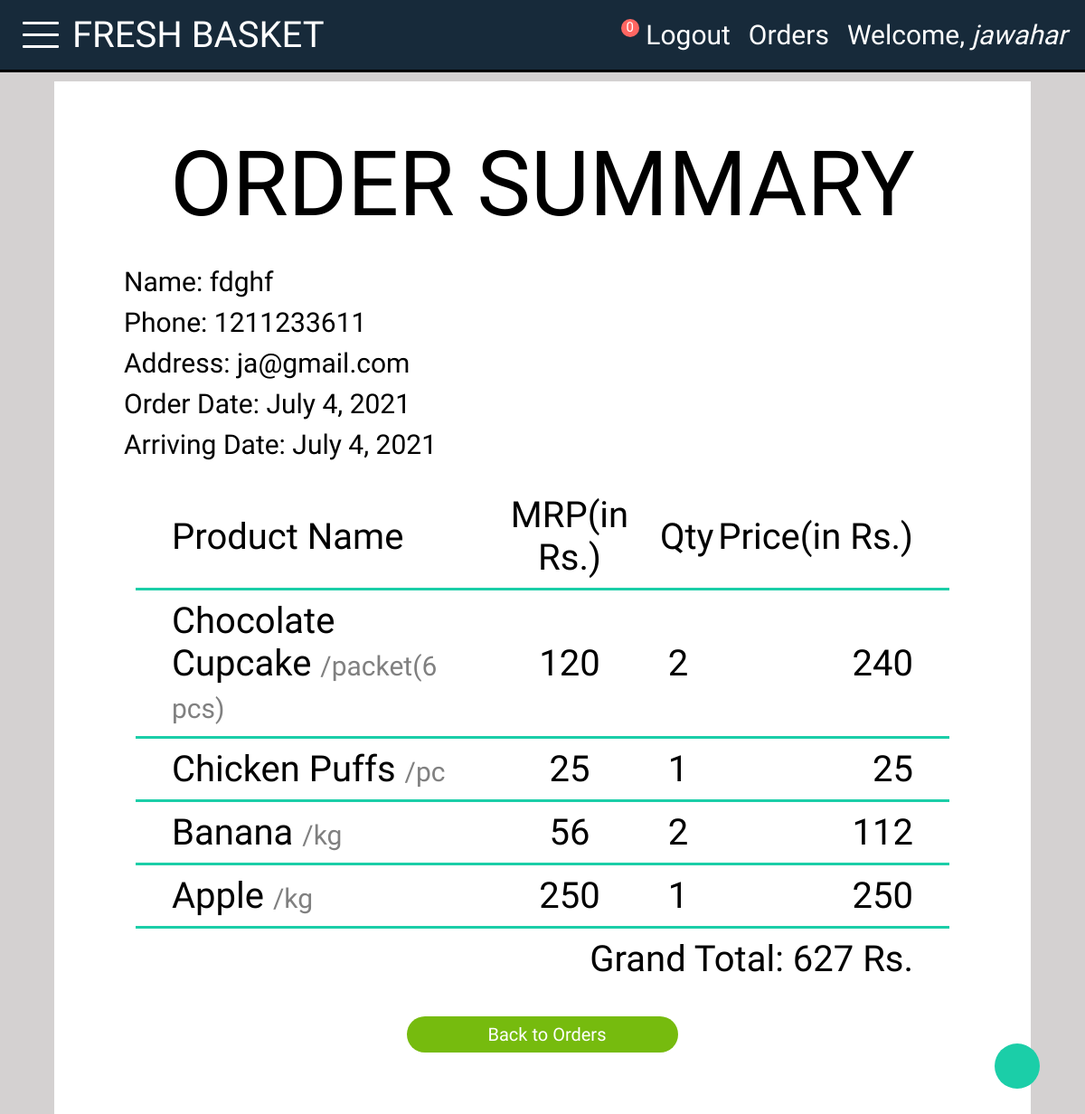
The app's page /basket_app/ordered/3/ (signed in) with its own data.
### basket_app/models.py (models this page shows, shortened)
class Order(models.Model):
    customer= models.ForeignKey("auth.user", on_delete=models.CASCADE, null=True)
    receiver= models.ForeignKey("Receiver",on_delete=models.CASCADE,null=True)
    order_date= models.DateField(null=True)
    arrival_date= models.DateField(null=True)

class Receiver(models.Model):
    recname= models.CharField(max_length=50,blank=True,null=False)
    address= models.CharField(max_length=256,blank=True,null=False)
    phone= models.CharField(max_length=10,blank=True,null=False)

class OrderItem(models.Model):
    order= models.ForeignKey("Order", on_delete=models.CASCADE, null=True)
    product= models.ForeignKey("Product", on_delete=models.CASCADE, null=True)
    qty= models.PositiveIntegerField(default=1)
    def finalprice(self):
        return self.product.price*self.qty

class Product(models.Model):
    pname= models.CharField(max_length=256)
    category= models.ForeignKey("Category",on_delete=models.CASCADE)
    ppic= models.ImageField(upload_to="product_images",null=True)
    price= models.PositiveIntegerField()
    amount= models.CharField(max_length=20)

### basket_app/views.py (the view)
# urls.py: path('ordered/<int:pk>/',views.OrderSummary.as_view(), name='orderdetail'),
class OrderSummary(DetailView):
    template_name= 'ordered.html'
    model= Order
    context_object_name= "orderr"
    def get_context_data(self,**kwargs):
        context= super().get_context_data(**kwargs)
        context["cat"]= Category.objects.all
        context["count"]= Cart.objects.filter(customer= self.request.user).count()
        if Order.objects.filter(customer= self.request.user).count()==0:
            context["check"]=True
        else:
            order= Order.objects.filter(customer= self.request.user)
            for x in order:
                item= OrderItem.objects.filter(order= x)
                context["items"]= item
                total= 0
            for c in item:
                total= total + c.finalprice()
            context["total"]= total
        return context

### templates/ordered.html (shortened to what this page needs)
{% extends 'base.html' %}
{% block base %}
{% load static %}
<div class="container target">
    <h1 class="heading">ORDER SUMMARY</h1>
    <div class="ordered-info">
        <h1 class="order"><span class="field">Name:</span> {{orderr.receiver.recname}}</h1>
        <h1 class="order"><span class="field">Phone:</span> {{orderr.receiver.phone}}</h1>
        <h1 class="order"><span class="field">Address:</span> {{orderr.receiver.address}}</h1>
        <h1 class="order"><span class="field">Order Date:</span> {{orderr.order_date}}</h1>
        <h1 class="order"><span class="field">Arriving Date:</span> {{orderr.order_date}}</h1>
    </div>
    <div class="ordered-item">
        <div class="column-names">
            <div class="pname style-2">Product Name</div>
            <div class="pmrp style-1">MRP(in Rs.)</div>
            <div class="pqty style-1">Qty</div>
            <div class="pprice style-3">Price(in Rs.)</div>
        </div>
        <div class="underline"></div>
        {% for item in items %}
            <div class="item-info">
                <h1 class="pname style-2 common">{{item.product.pname}} <span class="pamount">/{{item.product.amount}}</span></h1>
                <h1 class="pmrp style-1 common">{{item.product.price}}</h1>
                <h1 class="pqty style-1 common">{{item.qty}}</h1>
                <h1 class="pprice style-3 common">{{item.finalprice}}</h1>
            </div>
            <div class="underline"></div>
        {% endfor %}
        <h1 class="style-4">Grand Total: {{total}} Rs.</h1>
        <a href="{% url 'basket_app:order' %}">
            <button class="btn green">Back to Orders</button>
        </a>
    </div>
    <a href="#home" class="scroll-up-btn">
    </a>
</div>
{% endblock %}

### templates/base.html (shortened to what this page needs)
{% load static %}
<!DOCTYPE html>
<html lang="en">
    <head>
        <link rel="stylesheet" href= "{% static 'css/basket.css' %}">
        <link rel="stylesheet" href="https://cdnjs.cloudflare.com/ajax/libs/font-awesome/5.15.3/css/all.min.css"integrity="sha512-iBBXm8fW90+nuLcSKlbmrPcLa0OT92xO1BIsZ+ywDWZCvqsWgccV3gFoRBv0z+8dLJgyAHIhR35VZc2oM/gI1w=="crossorigin="anonymous" />
    </head>
    <body>
        <div class="taskbar" id="home">
            <div class="part-1">
                {% if user.is_authenticated %}
                    <div class="menu">
                        <div class="line-1 line target"></div>
                        <div class="line-2 line"></div>
                        <div class="line-3 line target"></div>
                    </div>
                    <a href="{% url 'index' %}"class="logo-name">FRESH BASKET</a>
                {% else %}
                    <a href="{% url 'index' %}"class="logo-name">FRESH BASKET</a>
                {% endif %}
            </div>
            <div class="part-2">
                {% if user.is_authenticated %}
                    <div class="cart-sec">
                        <a href="{% url 'basket_app:cart' %}"></a>
                        <div class="circle">{{count}}</div>
                    </div>
                    <a class="tb-link" href="{% url 'basket_app:logout' %}">Logout</a>
                    <a class="tb-link" href="{% url 'basket_app:order' %}">Orders</a>
                    <p class="tb-link">Welcome, <span class="italic">{{user.username}}</span></p>
                {% else %}
                    <a class="tb-link" href="{% url 'basket_app:login' %}">Login</a>
                    <a class="tb-link" href="{% url 'sign_up' %}">SIGN UP</a>
                {% endif %}
            </div>
        </div>
        {% block base %}
        {% endblock %}
    </body>
</html>

### static/css/basket.css (style rules this page uses)
* { margin: 0; padding: 0; text-decoration: none; color: white; box-sizing: border-box; font-family: 'Roboto Condensed', sans-serif; border: none; list-style-type: none; }
html { font-size: 62.5%; background-color: rgb(212, 209, 209); scroll-behavior: smooth; }
:root { --darkblue: #172A3A; --lightblue: #1bcea8; --lightgreen: rgb(118, 187, 14); }
.container { display: flex; flex-direction: column; align-items: center; justify-content: center; background-color: white; width: 90vw; height: 100%; margin: 1rem auto; padding: 5rem; transition: all 0.5s; }
.cart-sec { position:relative; }
.circle { background-color: #ff6662; border-radius: 100px; color: white; text-align: center; position: absolute; font-size: 1.5rem; width: 2rem; height: 2rem; top: 0rem; right: -0.25rem; }
.btn { width: 25vw; height: 4rem; font-size: 2rem; border-radius: 25px; margin: 3rem; display: flex; flex-direction: row; align-items: center; justify-content: center; cursor: pointer; color: white; background-color: #19af8f; }
.green { background-color: rgb(118, 187, 14); }
.taskbar { width: 100%; height: 8rem; border-bottom: black solid; background-color: var(--darkblue); font-size: 3rem; position: relative; display: flex; justify-content: space-between; align-items: center; padding: 1rem 1rem; z-index: 200; }
.tb-link { padding: 1rem; }
.part-1 { display: flex; align-items: center; justify-content: center; }
.part-2 { display: flex; align-items: center; justify-content: center; }
.logo-name { font-size: 4rem; }
.menu { height: 7rem; width: 7rem; cursor: pointer; display: flex; flex-direction: column; align-items: center; justify-content: center; }
.line { width: 4rem; height: 0.3rem; background-color: white; margin: 0.5rem; border-radius: 1px; transition: all 0.3s; }
::placeholder { color: white; }
.italic { font-style: italic; }
.heading { text-align: center; color: black; font-size: 10rem; font-weight: 200; padding: 0.5rem; }
.item-info { display: flex; flex-direction: row; align-items: center; justify-content: flex-start; }
.order { color: black; font-size: 3rem; font-weight: 200; padding: 0.5rem; }
.field { color: black; font-weight: 500; }
.ordered-info { display: flex; flex-direction: column; align-items: flex-start; justify-content: center; width: 80vw; height: auto; border-radius: 15px; margin: 1rem; padding: 1vw; }
.ordered-item { width: 80vw; display: flex; flex-direction: column; align-items: center; justify-content: center; }
.column-names { display: flex; flex-direction: row; align-items: center; justify-content: center; }
.style-1 { text-align: center; font-size: 4rem; color: black; font-weight: 400; padding: 1rem; }
.style-2 { text-align: start; font-size: 4rem; font-weight: 400; color: black; padding: 1rem; }
.style-3 { text-align: end; font-size: 4rem; font-weight: 400; color: black; padding: 1rem; }
.style-4 { width: 70vw; text-align: end; font-size: 4rem; font-weight: 500; color: black; padding: 1rem; }
.common { font-weight: 200; }
.pname { width: 30vw; }
.pamount { font-size: 3rem; font-weight: 200; color: grey; }
.pmrp { width: 15vw; }
.pqty { width: 5vw; }
.pprice { width: 20vw; }
.underline { width: 75vw; height: 0.3rem; background-color: var(--lightblue); }
.scroll-up-btn { width: 5rem; height: 5rem; border-radius: 50%; background-color: var(--lightblue); position: fixed; bottom: 5rem; right: 5rem; font-size: 1.6rem; color: #fff; display: flex; align-items: center; justify-content: center; transition: all 0.5s; }

### records on screen
Order: receiver.recname "fdghf", receiver.phone "1211233611", receiver.address "ja@gmail.com", order_date "July 4, 2021"
OrderItem: product.pname "Chocolate Cupcake", product.amount "packet(6 pcs)", product.price "120", qty "2", finalprice "240"
OrderItem: product.pname "Chicken Puffs", product.amount "pc", product.price "25", qty "1", finalprice "25"
OrderItem: product.pname "Banana", product.amount "kg", product.price "56", qty "2", finalprice "112"
OrderItem: product.pname "Apple", product.amount "kg", product.price "250", qty "1", finalprice "250"

### other values on screen
{{ count }} "0"
{{ user.username }} "jawahar"
{{ total }} "627"
